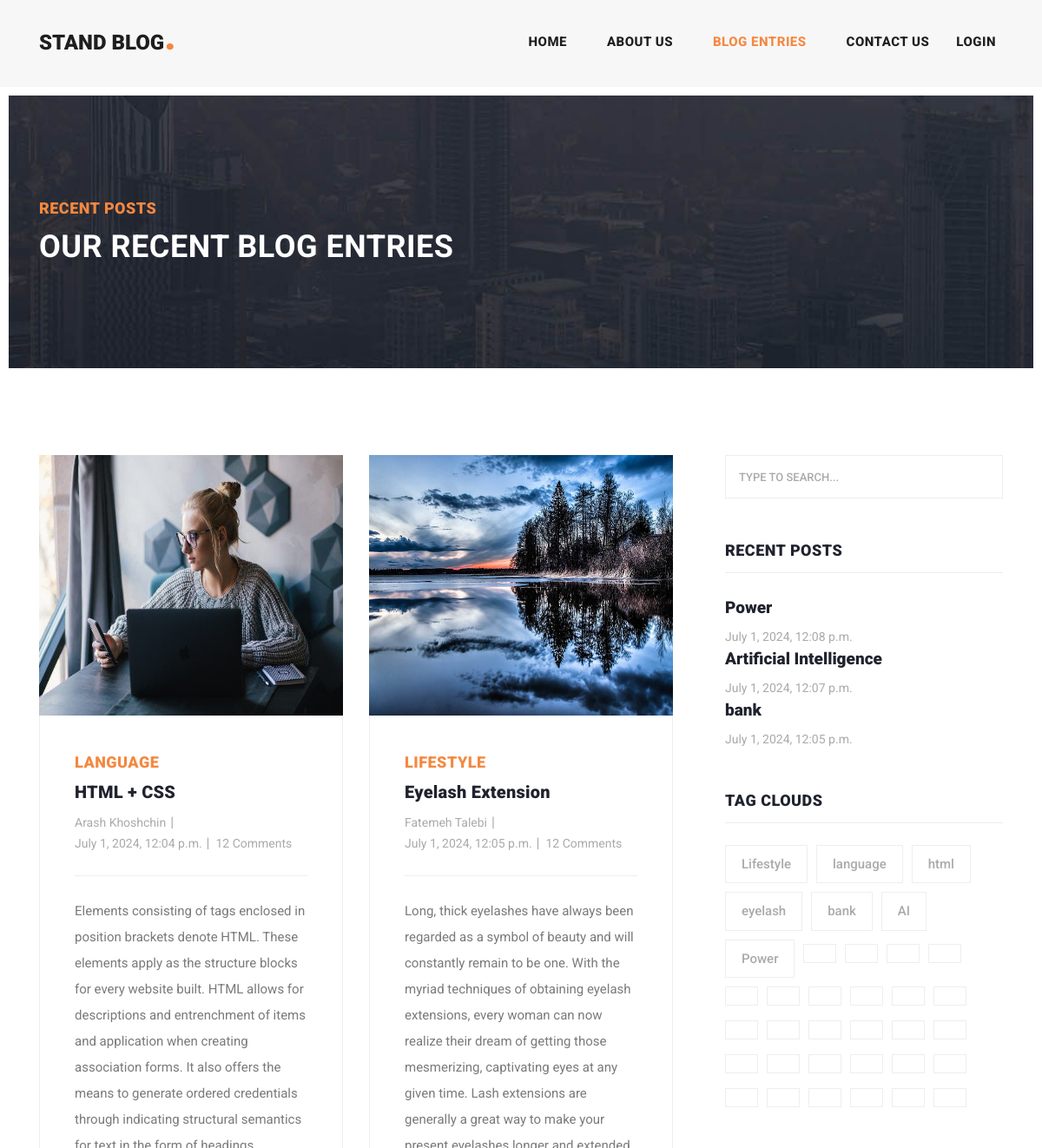
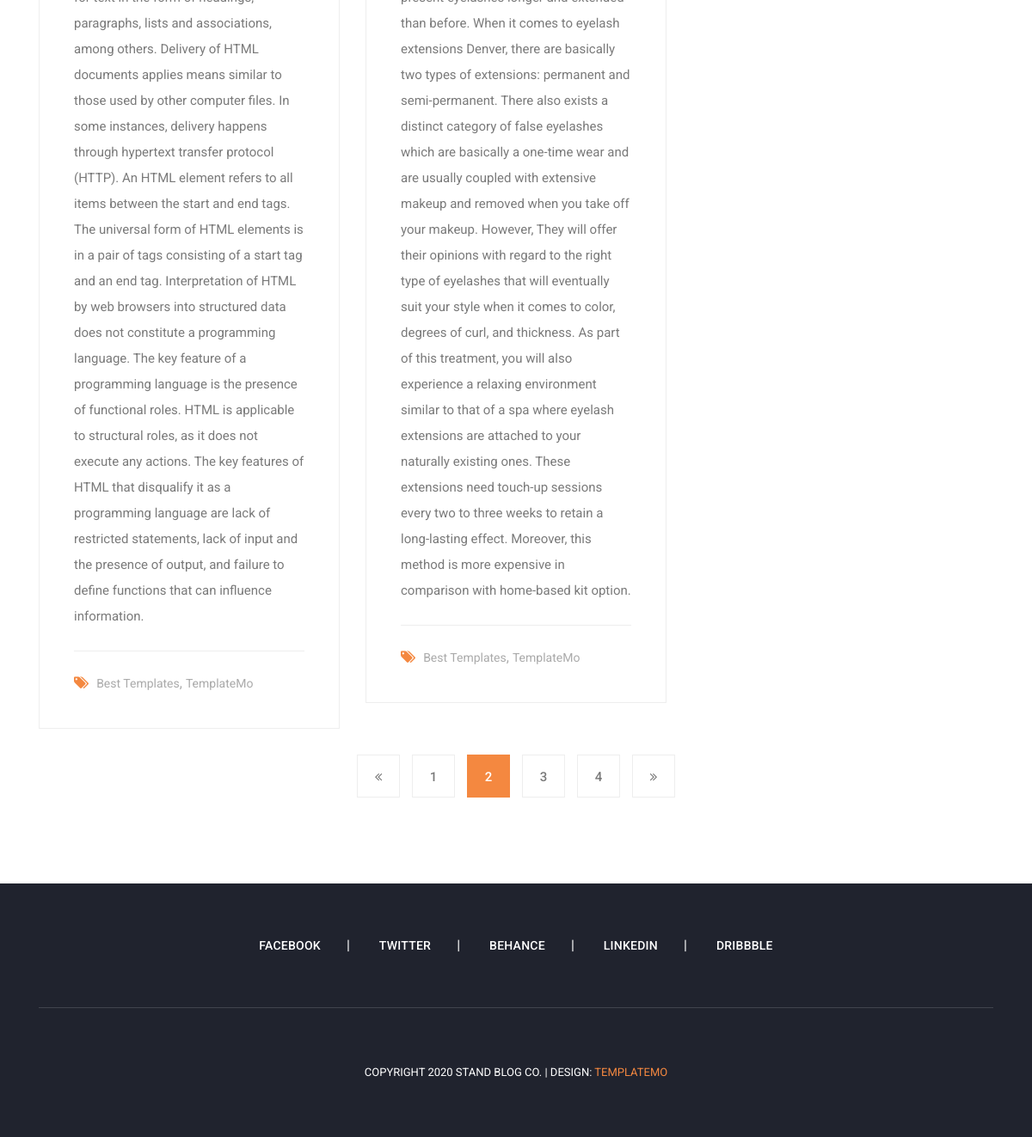
Page /post/all?page=2 on the committed database (2 pictures, top to bottom).
### post/models.py (models this page shows, shortened)
class Article(models.Model):
    author = models.ForeignKey(User, on_delete=models.CASCADE, null=True)
    category = models.ManyToManyField(Category, related_name="articles")
    title = models.CharField(max_length=100)
    body = models.TextField()
    created_time = models.DateTimeField(auto_now_add=True)
    updated_time = models.DateTimeField(auto_now=True)
    image = models.ImageField(upload_to='images/post')
    slug = models.SlugField(null=True, unique=True)
    def get_absolute_url(self):
        return reverse("post:details", kwargs={"slug": self.slug})

class Category(models.Model):
    title = models.CharField(max_length=100)
    class Meta:
        verbose_name_plural = 'Categories'
    def __str__(self):
        return self.title

### post/views.py (the view)
# urls.py: path('all', views.blog_enteries, name='all'),
def blog_enteries(request):
    articles = Article.objects.all()
    page_number = request.GET.get('page')
    paginator = Paginator(articles, 2)
    object_list = paginator.get_page(page_number)
    return render(request, 'post/all_post.html', context={'articles': object_list})

### context_processors/context_processors.py (called while the page is built)
def user(request):
    user = User.objects.all()
    return {'user': user}

def sidebar(request):
    recent = Article.objects.order_by('-created_time')[:3]
    return {'recent': recent}

def categories(request):
    categories = Category.objects.all()
    return {'categories': categories}

### post/templates/post/all_post.html (shortened to what this page needs)
{% extends 'base.html' %}
{% load static %}
{% block content %}
    <div class="heading-page header-text">
        <section class="page-heading">
            <div class="container">
                <div class="row">
                    <div class="col-lg-12">
                        <div class="text-content">
                            <h4>Recent Posts</h4>
                            <h2>Our Recent Blog Entries</h2>
                        </div>
                    </div>
                </div>
            </div>
        </section>
    </div>
    <section class="blog-posts grid-system">
        <div class="container">
            <div class="row">
                <div class="col-lg-8">
                    <div class="all-blog-posts">
                        <div class="row">
                            {% for article in articles %}
                                <div class="col-lg-6">
                                    <div class="blog-post">
                                        <div class="blog-thumb">
                                            <img src="{{ article.image.url }}" style="width: 350px; height: 300px"
                                                 alt="">
                                        </div>
                                        <div class="down-content">
                                            <span>{{ article.category.first }}</span>
                                            <a href="{{ article.get_absolute_url }}"><h4>{{ article.title }}</h4></a>
                                            <ul class="post-info">
                                                <li><a href="#">{{ article.author.get_full_name }}</a></li>
                                                <li><a href="#">{{ article.created_time }}</a></li>
                                                <li><a href="#">12 Comments</a></li>
                                            </ul>
                                            <p>{{ article.body }}</p>
                                            <div class="post-options">
                                                <div class="row">
                                                    <div class="col-lg-12">
                                                        <ul class="post-tags">
                                                            <li><i class="fa fa-tags"></i></li>
                                                            <li><a href="#">Best Templates</a>,</li>
                                                            <li><a href="#">TemplateMo</a></li>
                                                        </ul>
                                                    </div>
                                                </div>
                                            </div>
                                        </div>
                                    </div>
                                </div>
                            {% endfor %}
                        </div>
                    </div>
                </div>
                {% include 'includes/sidebar.html' %}
                <div class="col-lg-12">
                    <ul class="page-numbers">
                        {% if articles.has_previous %}
                            <li><a href="?page={{ articles.previous_page_number }}{% if request.GET.q %}&q={{ request.GET.q }}{% endif %}"><i class="fa fa-angle-double-left"></i></a></li>
                        {% endif %}
                    {% for i in articles.paginator.page_range %}
                        {% if articles.number == i %}
                        <li class="active"><a href="?page={{ i }}{% if request.GET.q %}&q={{ request.GET.q }}{% endif %}">{{ i }}</a></li>
                        {% else %}
                        <li><a href="?page={{ i }}{% if request.GET.q %}&q={{ request.GET.q }}{% endif %}">{{ i }}</a></li>
                        {% endif %}
                    {% endfor %}
                        {% if articles.has_next %}
                            <li><a href="?page={{ articles.next_page_number }}{% if request.GET.q %}&q={{ request.GET.q }}{% endif %}"><i class="fa fa-angle-double-right"></i></a></li>
                        {% endif %}
                    </ul>
                </div>
            </div>
        </div>
    </section>
{% endblock %}

### templates/includes/sidebar.html
{% load static %}
<div class="col-lg-4">
    <div class="sidebar">
        <div class="row">
            <div class="col-lg-12">
                <div class="sidebar-item search">
                    <form id="search_form" name="gs" method="GET" action="{% url 'post:search' %}">
                        <input type="text" name="q" class="searchText" placeholder="type to search..."
                               autocomplete="on">
                    </form>
                </div>
            </div>
            <div class="col-lg-12">
                <div class="sidebar-item recent-posts">
                    <div class="sidebar-heading">
                        <h2>Recent Posts</h2>
                    </div>
                    {% for item in recent %}
                        <div class="content">
                            <ul>
                                <li><a href="{% url 'post:details' item.slug %}">
                                    <h5>{{ item.title }}</h5>
                                    <span>{{ item.created_time }}</span>
                                </a></li>
                            </ul>
                        </div>
                    {% endfor %}
                </div>
            </div>
            <div class="col-lg-12">
                <div class="sidebar-item tags">
                    <div class="sidebar-heading">
                        <h2>Tag Clouds</h2>
                    </div>
                    <div class="content">
                        <ul>
                            {% for item in categories %}
                                <li><a href="{% url 'post:categories' item.id %}">{{ item.title }}</a></li>
                            {% endfor %}
                        </ul>
                    </div>
                </div>
            </div>
        </div>
    </div>
</div>

### rows in the picture
Article: image (picture), category.first "LANGUAGE", title "HTML + CSS", author.get_full_name "Arash Khoshchin", created_time "July 1, 2024, 12:04 p.m.", body "Elements consisting of tags enclosed in position brackets denote HTML. These elements apply as the structure blocks for every website built. HTML allows for descriptions and entrenchment of items and application when creating association forms. It also offers the means to generate ordered credentials through indicating structural semantics for text in the form of headings, paragraphs, lists and associations, among others. Delivery of HTML documents applies means similar to those used by other computer files. In some instances, delivery happens through hypertext transfer protocol (HTTP). An HTML element refers to all items between the start and end tags. The universal form of HTML elements…"
Article: image (picture), category.first "LIFESTYLE", title "Eyelash Extension", author.get_full_name "Fatemeh Talebi", created_time "July 1, 2024, 12:05 p.m.", body "Long, thick eyelashes have always been regarded as a symbol of beauty and will constantly remain to be one. With the myriad techniques of obtaining eyelash extensions, every woman can now realize their dream of getting those mesmerizing, captivating eyes at any given time. Lash extensions are generally a great way to make your present eyelashes longer and extended than before. When it comes to eyelash extensions Denver, there are basically two types of extensions: permanent and semi-permanent. There also exists a distinct category of false eyelashes which are basically a one-time wear and are usually coupled with extensive makeup and removed when you take off your makeup. However, They will…"
Article: title "Power", created_time "July 1, 2024, 12:08 p.m."
Article: title "Artificial Intelligence", created_time "July 1, 2024, 12:07 p.m."
Article: title "bank", created_time "July 1, 2024, 12:05 p.m."
Category: title "Lifestyle"
Category: title "language"
Category: title "html"
Category: title "eyelash"
Category: title "bank"
Category: title "AI"
Category: title "Power"

### other values in the picture
{{ i }} "1" "3" "4"
{{ i }} "2"
